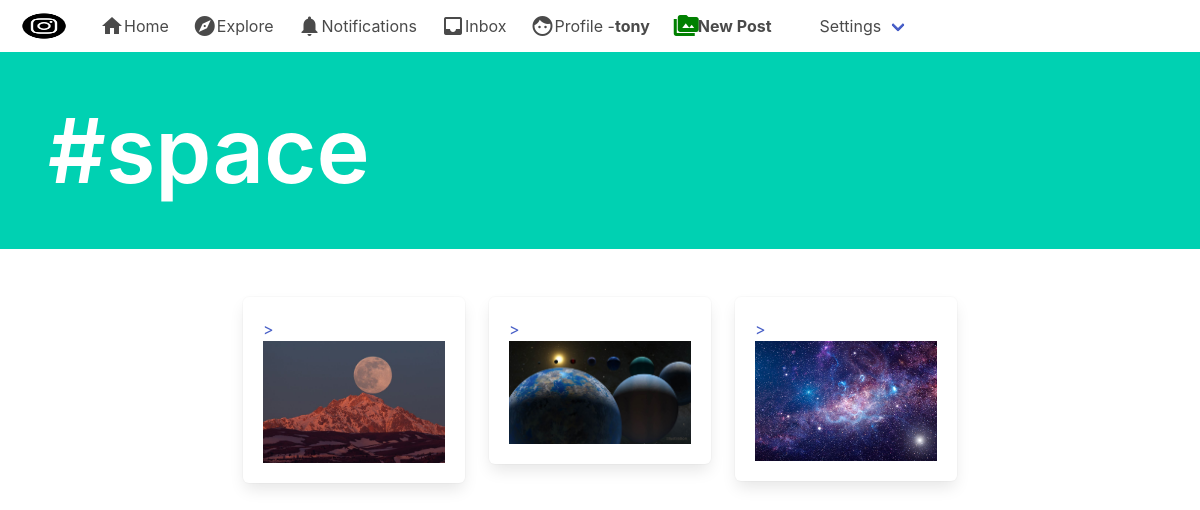
The app's page /post/tag/space (signed in) with its own data.
### post/models.py (models this page shows, shortened)
class Tag(models.Model):
    title = models.CharField(max_length=75, verbose_name='Tag')
    slug = models.SlugField(null=False, unique=True)
    class Meta:
        verbose_name ='Tag'
        verbose_name_plural = 'Tags'

class Post(models.Model):
    id = models.UUIDField(primary_key=True, default=uuid.uuid4, editable=False)
    picture = models.ImageField(upload_to=user_directory_path, verbose_name='Picture', null=False)
    caption = models.TextField(max_length=1500, verbose_name='Caption')
    posted = models.DateTimeField(auto_now_add=True)
    tags = models.ManyToManyField(Tag, related_name='tags')
    user = models.ForeignKey(User, on_delete=models.CASCADE)
    likes = models.IntegerField(default=0)
    def get_absolute_url(self):
        return reverse('postdetails', args=[str(self.id)])

### post/views.py (the view)
# urls.py: path('tag/<slug:tag_slug>', tags, name='tags'),
@login_required
def tags(request, tag_slug):
    tag = get_object_or_404(Tag, slug=tag_slug)
    posts = Post.objects.filter(tags=tag).order_by('-posted')
    template = loader.get_template('tag.html')
    context ={
        'posts':posts,
        'tag':tag,
    }
    return HttpResponse(template.render(context, request))

### instagram/templates/tag.html
{% extends 'base.html' %}
{% load static %}
{% block banner %}
<section class="hero is-primary">
    <div class="hero-body">
      <h1 style="font-size: 90px;" class="title">
        #{{ tag.title }}
      </h1>
    </div>
  </section>
{% endblock %}
 {% block content %}
      <div class="columns is-mobile is-multiline is-centered">
 {% for post in posts %}
        <div class="column is-one-quarter">
           <div class="box">
                <figure class="image is-256x256">
                    <a href="{{ post.get_absolute_url }}">><img src="{{ post.picture.url }}" alt="Image"></a>
                 </figure>
            </div>
        </div>
  {% endfor %}
    </div>
{% endblock %}

### instagram/templates/base.html (shortened to what this page needs)
{% load static %}
<!DOCTYPE html>
<html>
  <head>
    <link rel="stylesheet" href="{% static 'css/bulma.min.css' %}">
    <link rel="stylesheet" href="{% static 'css/style.css' %}">
  </head>
  <body>
    <nav class="navbar" role="navigation" aria-label="main navigation">
  <div class="navbar-brand">
    <a class="navbar-item" href="https://bulma.io">
      <img src="{% static 'img/i.png' %}" width="64" height="64">
    </a>
  </div>
  <div id="navbarBasicExample" class="navbar-menu">
    <div class="navbar-start">
      <a href="{% url 'index' %}" class="navbar-item">
        <span class="material-icons">home</span>
        Home
      </a>
      <a class="navbar-item">
        <span class="material-icons">explore</span>
        Explore
      </a>
      <a class="navbar-item">
        <span class="material-icons">notifications</span>
        Notifications
      </a>
      <a class="navbar-item">
        <span class="material-icons">inbox</span>
        Inbox
      </a>
      <a href="{% url 'profile' request.user %}" class="navbar-item">
        <span class="material-icons">face</span>
        Profile -<strong>{{ request.user }}</strong>
      </a>
      <a href="{% url 'newpost' %}" class="navbar-item">
        <i style="color:green; font-weight:bold" class="material-icons">perm_media</i>
        <strong>New Post</strong
      </a>
      <div class="navbar-item has-dropdown is-hoverable">
        <a class="navbar-link">
        Settings
        </a>
      </div>
    </div>
  </div>
</nav>
{% block banner %}
{% endblock %}
  <section class="section">
    <div class="container">
        {% block content %}
        {% endblock %}
    </div>
  </section>
  </body>
</html>

### records on screen
Tag: title "space"
Post: picture (picture)
Post: picture (picture)
Post: picture (picture)

### other values on screen
{{ request.user }} "tony"
